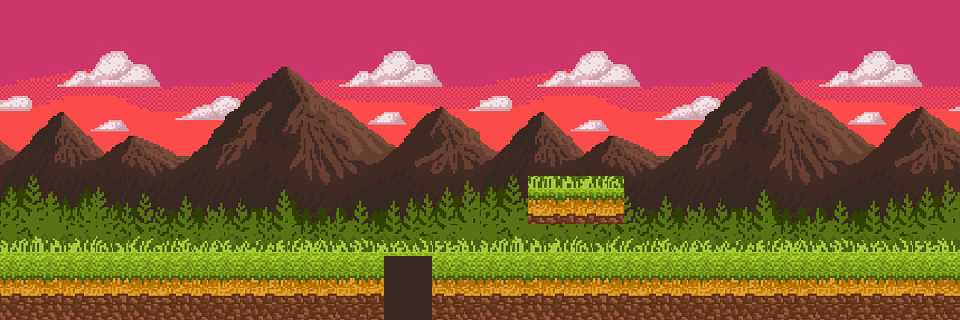

Below is a game level as drawn by its tile map, then a one-line description and the .tmx that defines it (tile-layer data replaced by summaries):
An orthogonal 60x20 tile map with 16x16 px tiles, 2 tile layers (Background, Graphic Layer) and 5 objects.

<map version="1.4" tiledversion="2020.12.18" orientation="orthogonal" renderorder="right-down" width="60" height="20" tilewidth="16" tileheight="16" infinite="0" nextlayerid="9" nextobjectid="12">
 <tileset firstgid="1" name="stagetileset" tilewidth="16" tileheight="16" spacing="2" margin="1" tilecount="600" columns="30">
  <image source="stagetileset.png" width="552" height="368" />
 </tileset>
 <layer id="1" name="Background" width="60" height="20">
  <data>[1200 cells, 1200 non-empty, 420 distinct tile ids]</data>
 </layer>
 <layer id="2" name="Graphic Layer" width="60" height="20">
  <data>[1200 cells, 246 non-empty, 126 distinct tile ids]</data>
 </layer>
 <objectgroup id="3" name="Ground">
  <object id="1" x="1" y="256" width="382.5" height="64" />
  <object id="2" x="433.5" y="256" width="526" height="64" />
 </objectgroup>
 <objectgroup id="4" name="Pipes" visible="0" />
 <objectgroup id="5" name="Coins" visible="0" />
 <objectgroup id="6" name="Bricks">
  <object id="4" x="528" y="192" width="31" height="31" />
  <object id="5" x="559.5" y="192" width="32" height="30.5" />
  <object id="11" x="591.5" y="192" width="32.5" height="31" />
 </objectgroup>
 <objectgroup id="7" name="Goombas" visible="0" />
 <objectgroup id="8" name="Turtles" visible="0" />
</map>